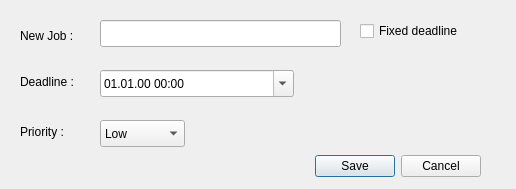
<?xml version="1.0" encoding="UTF-8"?>
<ui version="4.0">
 <class>JobEdit</class>
 <widget class="QDialog" name="JobEdit">
  <property name="geometry">
   <rect>
    <x>0</x>
    <y>0</y>
    <width>516</width>
    <height>189</height>
   </rect>
  </property>
  <property name="windowTitle">
   <string>Dialog</string>
  </property>
  <widget class="QDialogButtonBox" name="buttonBox">
   <property name="geometry">
    <rect>
     <x>140</x>
     <y>150</y>
     <width>341</width>
     <height>32</height>
    </rect>
   </property>
   <property name="orientation">
    <enum>Qt::Horizontal</enum>
   </property>
   <property name="standardButtons">
    <set>QDialogButtonBox::Cancel|QDialogButtonBox::Save</set>
   </property>
  </widget>
  <widget class="QCheckBox" name="hasDeadline">
   <property name="geometry">
    <rect>
     <x>360</x>
     <y>20</y>
     <width>131</width>
     <height>22</height>
    </rect>
   </property>
   <property name="text">
    <string>Fixed deadline</string>
   </property>
  </widget>
  <widget class="QLabel" name="label">
   <property name="geometry">
    <rect>
     <x>20</x>
     <y>20</y>
     <width>71</width>
     <height>31</height>
    </rect>
   </property>
   <property name="text">
    <string>New Job :</string>
   </property>
  </widget>
  <widget class="QLabel" name="label_2">
   <property name="geometry">
    <rect>
     <x>20</x>
     <y>66</y>
     <width>68</width>
     <height>31</height>
    </rect>
   </property>
   <property name="text">
    <string>Deadline :</string>
   </property>
  </widget>
  <widget class="QLineEdit" name="nameEdit">
   <property name="geometry">
    <rect>
     <x>100</x>
     <y>20</y>
     <width>241</width>
     <height>27</height>
    </rect>
   </property>
  </widget>
  <widget class="QDateTimeEdit" name="deadlineEdit">
   <property name="geometry">
    <rect>
     <x>100</x>
     <y>70</y>
     <width>194</width>
     <height>27</height>
    </rect>
   </property>
   <property name="displayFormat">
    <string>dd.MM.yy HH:mm</string>
   </property>
   <property name="calendarPopup">
    <bool>true</bool>
   </property>
  </widget>
  <widget class="QLabel" name="label_3">
   <property name="geometry">
    <rect>
     <x>20</x>
     <y>116</y>
     <width>68</width>
     <height>31</height>
    </rect>
   </property>
   <property name="text">
    <string>Priority :</string>
   </property>
  </widget>
  <widget class="QComboBox" name="priorityEdit">
   <property name="geometry">
    <rect>
     <x>100</x>
     <y>120</y>
     <width>85</width>
     <height>27</height>
    </rect>
   </property>
   <item>
    <property name="text">
     <string>Low</string>
    </property>
   </item>
   <item>
    <property name="text">
     <string>Medium</string>
    </property>
   </item>
   <item>
    <property name="text">
     <string>High</string>
    </property>
   </item>
  </widget>
 </widget>
 <resources/>
 <connections>
  <connection>
   <sender>buttonBox</sender>
   <signal>accepted()</signal>
   <receiver>JobEdit</receiver>
   <slot>accept()</slot>
   <hints>
    <hint type="sourcelabel">
     <x>248</x>
     <y>254</y>
    </hint>
    <hint type="destinationlabel">
     <x>157</x>
     <y>274</y>
    </hint>
   </hints>
  </connection>
  <connection>
   <sender>buttonBox</sender>
   <signal>rejected()</signal>
   <receiver>JobEdit</receiver>
   <slot>reject()</slot>
   <hints>
    <hint type="sourcelabel">
     <x>316</x>
     <y>260</y>
    </hint>
    <hint type="destinationlabel">
     <x>286</x>
     <y>274</y>
    </hint>
   </hints>
  </connection>
 </connections>
</ui>
